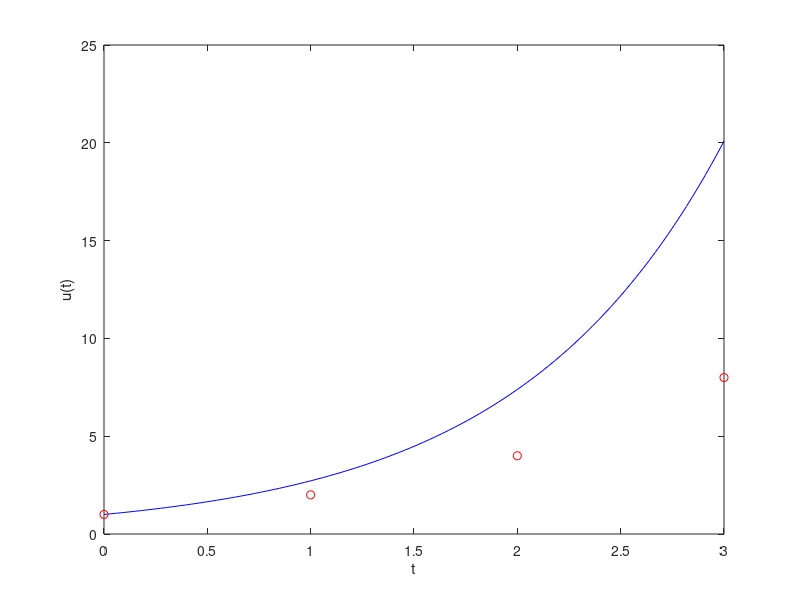

This figure's MATLAB source:
a = 0; b = 3;   % b set for a) 1 for b) 2 for c) 3
dudt = @(u) u;
u_exact = @(t) exp(t);

u = zeros(b+1, 1);
u(1) = 1;
dt = 1;
d = b/dt;
for i = 1:d
    u(i+1) = u(i) + dt*dudt(u(i));
end

tP = linspace(a, b, d+1);
time = linspace(a, b, 100);
u_true = u_exact(time);
plot(time, u_true, 'b-', tP, u, 'ro');
xlabel('t');
ylabel('u(t)');